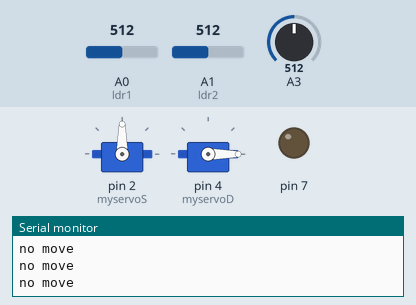
Simulated run of this sketch. Board: Arduino Uno, built with avr-gcc and run on an emulated ATmega328P. On the bench: 2 × servo, output pins drawn as LEDs (lit = HIGH), the last lines printed to the serial monitor. Inputs (shaded band) come from the test bench; at power-on: A3 = 512, A0 (ldr1) = 512, A1 (ldr2) = 512.

Above: at 1.2 s.
1.3 s: A3 set to 316
2.8 s: A3 set to 284
At 3.29 s:
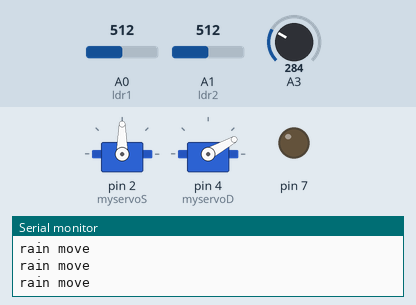
5.8 s: A3 set to 306
At 8.7 s:
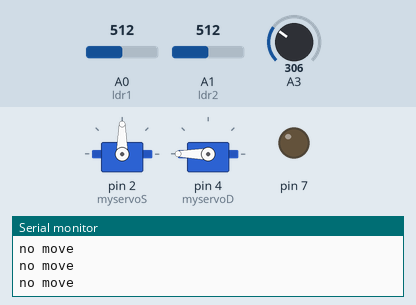
8.8 s: A0 (ldr1) set to 701
10.3 s: A0 (ldr1) set to 720
At 13.25 s:
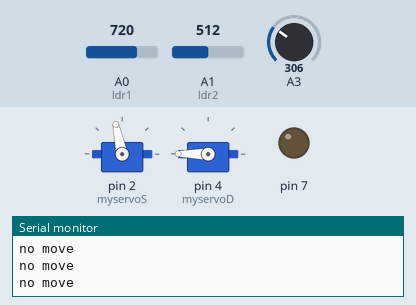
13.3 s: A3 set to 290
At 13.55 s:
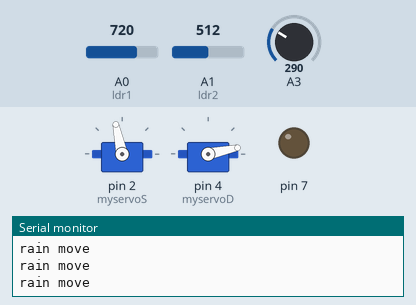
Timing chart, 0 to 17.3 s (numbered marks = the images above; inputs shaded):
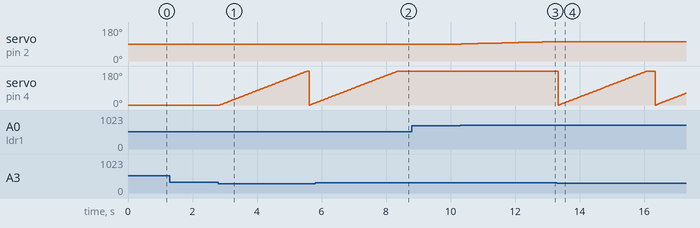

Measured:
- the behaviour switches between 300 and 299 on A3 (found by bisection; images 0 and 1)
- the behaviour switches between 712 and 713 on A0 (ldr1) (found by bisection; images 2 and 3)
- after the input at 5.8 s, servo on pin 4 (myservoD): goes on until 8.4 s, then stays 180°
- after the input at 10.3 s, servo on pin 2 (myservoS): moves from 90° to 102° over 2.8 s, starting at once
- after the input at 13.3 s, servo on pin 4 (myservoD): ramps from 0° to 180° and jumps back, once every 3.0 s

The sketch:

ldr_servo.ino
```cpp
#include <Servo.h> //includes the servo library

// #include <LiquidCrystal_I2C.h>
// LiquidCrystal_I2C lcd(0x27, 16, 2);
// #include "ACS712.h"

Servo myservoS;
Servo myservoD;

#define ldr1 A0 // set ldr 1 Analog input pin of East ldr as an integer
#define ldr2 A1 // set ldr 2 Analog input pin of West ldr as an integer

int pos = 90; // initial position of the Horizontal movement controlling servo motor
int posD= 0;
int tolerance = 200; // allowable tolerance setting - so solar servo motor isn't constantly in motion

//  Arduino UNO has 5.0 volt with a max ADC value of 1023 steps
//  ACS712 5A  uses 185 mV per A
//  ACS712 20A uses 100 mV per A
//  ACS712 30A uses  66 mV per A

//ACS712  ACS(A3, 5.0, 1023, 185);

void setup(){
  myservoS.attach(2); // attaches the servo on digital pin 2 to the horizontal movement servo motor
  myservoD.attach(4);
  Serial.begin(9600);
  pinMode(ldr1, INPUT); //set East ldr pin as an input
  pinMode(ldr2, INPUT); //set West ldr pin as an input
  pinMode(7,OUTPUT);
  myservoS.write(pos); // write the starting position of the horizontal movement servo motor
  myservoD.write(posD);
  // lcd.init();
  // lcd.backlight();
  // lcd.clear();
  // lcd.setCursor(0, 0);
  // lcd.print("Current");

  // delay(1000);
  // lcd.clear();
  //ACS.autoMidPoint();


//delay(1000); // 1 second delay to allow the solar panel to move to its staring position before comencing solar tracking
}

void loop(){
int valR = analogRead(ldr1); // read the value of ldr 1
int valL = analogRead(ldr2); // read the value of ldr 2

int rain = analogRead(A3);//read Rain value


//int mA = ACS.mA_AC();
//int curr = analogRead(A3);
// int volt = analogRead(A3);
// float voltage = (volt*5)/1023.0;
// float voltage_new = voltage - ((0.5*5)+0.012);
// float current = (voltage-2.51)/0.185;

// if(current<=0.04){
//     current =0;
// }

  if (rain < 300) {//check condition
    //digitalWrite(4, HIGH);
  for(posD = 0; posD <= 180; posD += 1)
  {
    Serial.println("rain move");
    myservoD.write(posD);
    delay(15);
  }

  } else if(posD == 180)  {
      for(posD = 180; posD>=0; posD-=1)
  {
    Serial.println("no rain move");
    myservoD.write(posD);
    delay(15);
  }

  }
else{
  Serial.println("no move");
  }


//led part
if(valR>1000 && valL>1000){
digitalWrite(7,HIGH);
}else{

digitalWrite(7,LOW);

  if((abs(valR - valL) <= tolerance)) {

  //Serial.println("Led condition not ok");
  //delay(1000);
// Serial.print("right:");
// Serial.println(valR);
// Serial.print("Left");
// Serial.println(valL);
// delay(1000);
//no servo motor horizontal movement will take place if the ldr value is within the allowable tolerance
}else {
if(valR > valL) // if ldr1 senses more light than ldr2
{

  // lcd.print("curent:");
  // lcd.print(current);
  // lcd.print("A");
  // Serial.println("moving A0");
// Serial.print("on right:");
// Serial.println(valR);
// Serial.print("Left");
// Serial.println(valL);


  pos = pos+1; // decrement the 90 degree poistion of the horizontal servo motor - this will move the panel position Eastward
  myservoS.write(pos);
  delay(200);
  //lcd.clear();
}
if(valR < valL) // if ldr2 senses more light than ldr1
{
// Serial.print("right:");
// Serial.println(valR);
// Serial.print("on Left");
// Serial.println(valL);

  // lcd.print("curent:");
  // lcd.print(current);
  // lcd.print("A");
  // Serial.println("Moving A1");


  pos = pos-1; // increment the 90 degree position of the horizontal motor - this will move the panel position Westward
  myservoS.write(pos);
  delay(200);
  //lcd.clear();
 }
}
}


if(pos > 180) {pos = 180;} // reset the horizontal postion of the motor to 180 if it tries to move past this point
if(pos < 0) {pos = 0;} // reset the horizontal position of the motor to 0 if it tries to move past this point
myservoS.write(pos); // write the starting position to the horizontal motor

delay(50);

}
```
